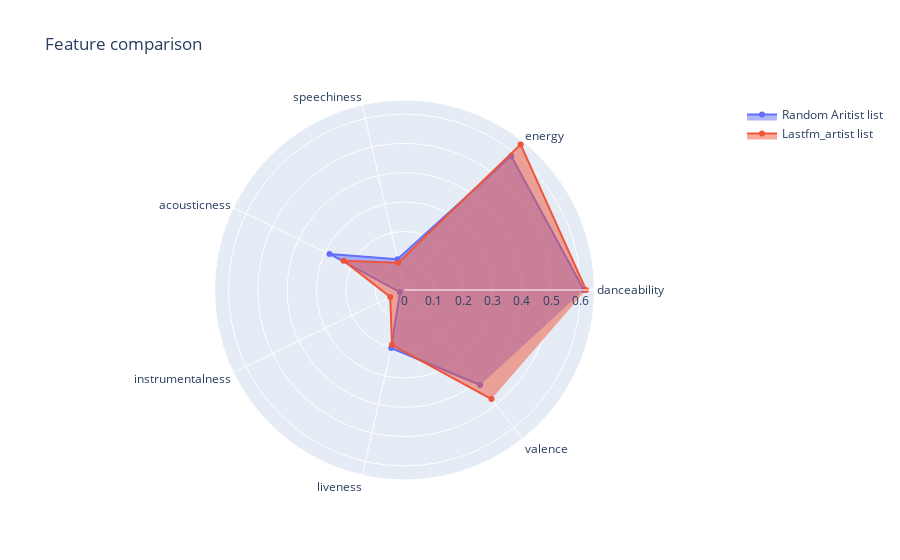

The cell this chart's notebook holds for it:
### Code cell
from sklearn import preprocessing

feat_cols = ['danceability', 'energy', 'speechiness', 'acousticness', 'instrumentalness', 'liveness', 'valence']

mean_vals = pd.DataFrame(columns=feat_cols)
mean_vals = mean_vals.append(songs_11k[feat_cols].mean(), ignore_index=True)
mean_vals = mean_vals.append(songs_lastfmlist[feat_cols].mean(), ignore_index=True)

print(mean_vals)

import plotly.graph_objects as go
import plotly.offline as pyo
fig = go.Figure(
    data=[
        go.Scatterpolar(r=mean_vals.iloc[0], theta=feat_cols, fill='toself', name='Random Aritist list'),
        go.Scatterpolar(r=mean_vals.iloc[1], theta=feat_cols, fill='toself', name='Lastfm_artist list'),
    ],
    layout=go.Layout(
        title=go.layout.Title(text='Feature comparison'),
        polar={'radialaxis': {'visible': True}},
        showlegend=True
    )
)

#pyo.plot(fig)
fig.show()

### Figure 1 — Plotly figure (JSON) as saved in the notebook; plotly's stock layout.template omitted (floating-point values rounded to 4 significant figures)
{"data": [{"fill": "toself", "name": "Random Aritist list", "r": [0.6115, 0.5839, 0.108, 0.2838, 0.01728, 0.203, 0.4142], "theta": ["danceability", "energy", "speechiness", "acousticness", "instrumentalness", "liveness", "valence"], "type": "scatterpolar"}, {"fill": "toself", "name": "Lastfm_artist list", "r": [0.6191, 0.6351, 0.09563, 0.2306, 0.05409, 0.1917, 0.4758], "theta": ["danceability", "energy", "speechiness", "acousticness", "instrumentalness", "liveness", "valence"], "type": "scatterpolar"}], "layout": {"polar": {"radialaxis": {"visible": true}}, "showlegend": true, "title": {"text": "Feature comparison"}}}
